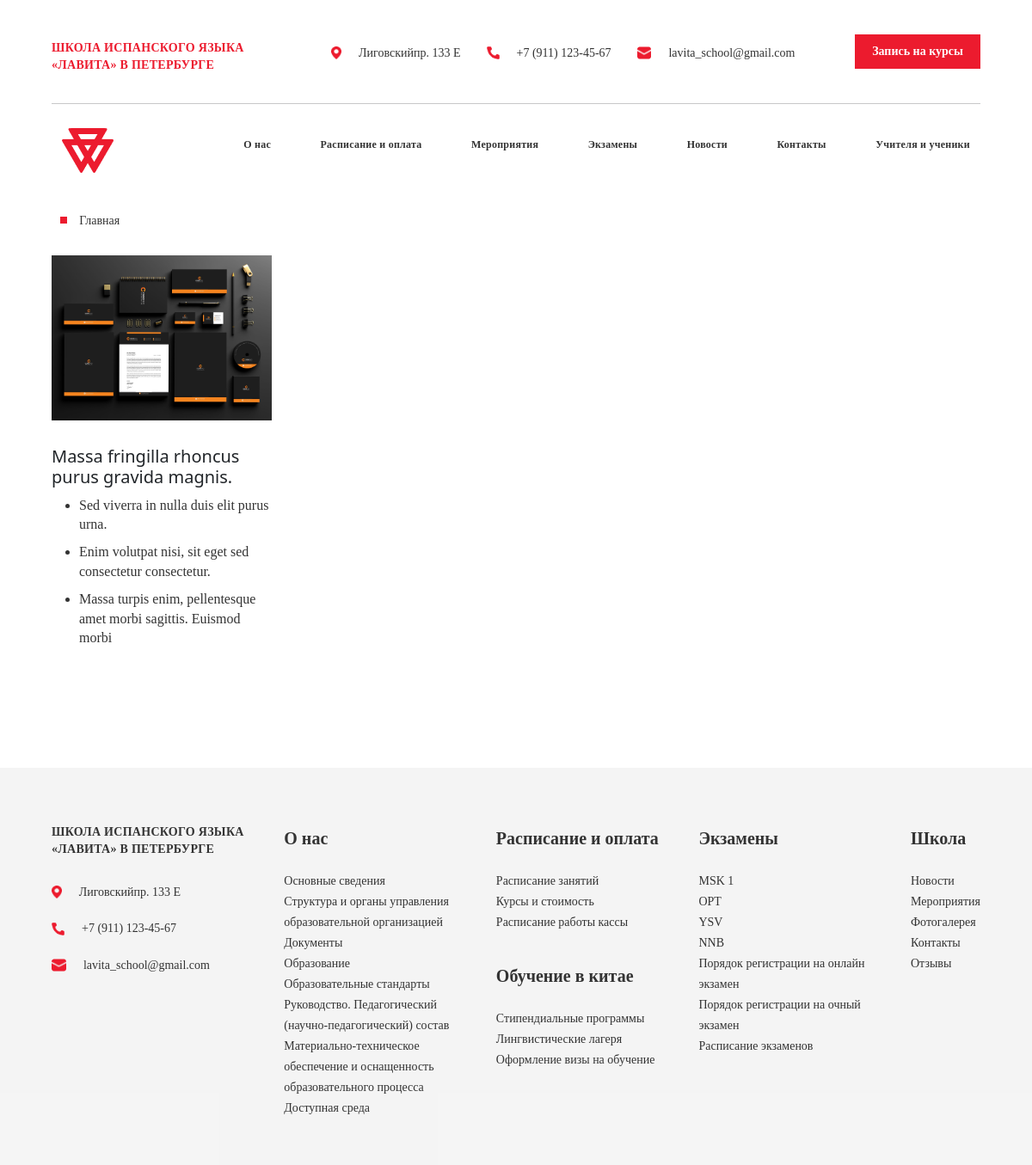
The app's page /exem/1 with its own data.
### schoolapp/models.py (models this page shows, shortened)
class Logo(models.Model):
    logo = models.CharField(max_length=50 , blank=True)
    image = models.ImageField()

class Exam(models.Model):
    title = models.CharField(max_length=150)
    exams_h1 = models.CharField(max_length=100)
    image = models.ImageField()
    exam_li1 = models.CharField(max_length=200 , blank=True)
    exam_li2 = models.CharField(max_length=200 , blank=True)
    exam_li3 = models.CharField(max_length=200 , blank=True)
    description = models.TextField(default=' ')

### schoolapp/views.py (the view)
# urls.py: path('exem/<int:id>' , getIdexamcard , name="exem_card"),
def getIdexamcard(request, id):
    exam = Exam.objects.get(id = id)
    logo = Logo.objects.all()
    context={
        "exam":exam,
        "logo":logo
    }
    return render(request, 'exem_card.html', context)

### templates/exem_card.html (shortened to what this page needs)
{% load static %}
{% include 'header.html' %}
<div class="container_1"><img class="img_a" src="../static/style/IMG/Rectangle 55.png"
    alt=""> <a href="{% url 'index' %}" class="a">Главная </a> </div>
<div class="container_1">
<div class=" exam_card" style="width: 16rem;">
    <img src="{{exam.image.url}}" class="card-img-top" alt="...">
    <div class="card-body">
        <h5 class="card-title exam_h5">{{exam.exams_h1}}</h5>
        <ul style="margin: 0%;" class="exam_ul">
            <li class="exam_ul_li">{{exam.exam_li1}}</li>
            <li class="exam_ul_li">{{exam.exam_li2}}</li>
            <li class="exam_ul_li">{{exam.exam_li3}}</li>
        </ul>
    </div>
</div>
</div>
{% include 'footer.html' %}

### templates/header.html (shortened to what this page needs)
<!DOCTYPE html>
<html lang="en">
<head>
    <link rel="stylesheet" href="../static/style/style.css">
    <link rel="stylesheet" href="../static/style/style_2.css">
    <link href="https://cdn.jsdelivr.net/npm/bootstrap@5.3.3/dist/css/bootstrap.min.css" rel="stylesheet"
>
</head>
<body>
    <header>
        <div class="container_1">
            <nav class="nav1">
                <h1 class="nav1_h1">ШКОЛА ИСПАНСКОГО ЯЗЫКА <br>
                    «ЛАВИТА» В ПЕТЕРБУРГЕ</h1>
                <ul class="nav1_ul">
                    <li class="nav1_ul_li"><a class="nav1_ul_li" href=""><img src="../static/style/IMG/Vector (2).png" alt=""
                                class="nav1_ul_li_img">Лиговскийпр. 133 Е</a></li>
                    <li class="nav1_ul_li"><a class="nav1_ul_li" href=""><img src="../static/style/IMG/Vector (3).png" alt=""
                                class="nav1_ul_li_img">+7 (911) 123-45-67</a></li>
                    <li class="nav1_ul_li"><a class="nav1_ul_li" href=""><img src="../static/style/IMG/Vector (4).png" alt=""
                                class="nav1_ul_li_img">lavita_school@gmail.com</a></li>
                </ul>
                <a href="{% url 'contact' %}">
                  <button class="nav1_button">Запись на курсы</button>
                </a>
            </nav>
            <hr>
            <nav class="navbar navbar-expand-lg ">
                <div class="container-fluid nav2">
                  {% for i in logo %}
                  <div class="nav2_logo"><img src="{{i.image.url}}" alt="" class="nav2_logo_img"></div>
                  {% endfor %}
                  <div class="collapse navbar-collapse" id="navbarNav">
                    <ul class="navbar nav2_ul">
                        <li class="nav-item nav2_ul_li">
                            <a class=" nav2_ul_li_a" aria-current="page" href="{% url 'about' %}">О нас</a>
                          </li>
                          <li class="nav-item nav2_ul_li">
                            <a class=" nav2_ul_li_a" aria-current="page" href="{% url 'services' %}">Расписание и оплата</a>
                          </li>
                          <li class="nav-item nav2_ul_li">
                            <a class=" nav2_ul_li_a" aria-current="page" href="{% url 'evant' %}">Мероприятия</a>
                          </li>
                          <li class="nav-item nav2_ul_li">
                            <a class=" nav2_ul_li_a" aria-current="page" href="{% url 'exam' %}">Экзамены</a>
                          </li>
                          <li class="nav-item nav2_ul_li">
                            <a class=" nav2_ul_li_a" aria-current="page" href="{% url 'news' %}">Новости</a>
                          </li>
                          <li class="nav-item nav2_ul_li">
                            <a class=" nav2_ul_li_a" aria-current="page" href="{% url 'contact' %}">Контакты</a>
                          </li>
                          <li class="nav-item nav2_ul_li">
                            <a class=" nav2_ul_li_a" aria-current="page" href="{% url 'teachers' %}">Учителя и ученики</a>
                          </li>
                    </ul>
                  </div>
                </div>
              </nav>
        </div>
    </header>

### static/style/style.css (style rules this page uses)
* { padding: 0; margin: 0; }
hr { margin: 0px; padding: 0px; }
body { width: 100vw; }
a { text-decoration: none; }
li { list-style-type: none; }
.container_1 { max-width: 1240px; width: 90%; margin-top: 20px; margin: auto; }
.a { font-family: Circe; font-size: 14px; font-weight: 400; line-height: 19.6px; text-align: left; color: #333333; text-decoration: none; }
.img_a { margin-left: 10px; margin-right: 10px; }
header { width: 100%; display: flex; justify-content: center; margin-bottom: 30px; }
.nav1 { display: flex; justify-content: space-between; align-items: center; margin-bottom: 20px; margin-top: 20px; }
.nav1_h1 { color: #EC1B2E; font-family: Circe; font-size: 14px; font-weight: 700; line-height: 19.6px; letter-spacing: 0.02em; text-align: left; }
.nav1_ul { display: flex; justify-content: space-between; align-items: center; column-gap: 30px; }
.nav1_ul_li { list-style-type: none; text-decoration: none; color: #333333; font-family: Circe; font-size: 14px; font-weight: 400; line-height: 19.6px; text-align: left; display: flex; column-gap: 20px; align-items: center; }
.nav1_ul_li_img { height: 15px; }
.nav1_button { font-family: Circe; font-size: 14px; font-weight: 700; line-height: 19.6px; text-align: left; color: #FFFFFF; background: #EC1B2E; padding: 10px 20px 10px 20px; margin-bottom: 20px; border: none; }
.nav2 { display: flex; justify-content: space-between; align-items: center; width: 100%; }
.nav2_logo { width: 20%; }
.nav2_ul { width: 100%; display: flex; justify-content: space-between; align-items: center; text-align: left; column-gap: 10px; }
.nav2_ul_li_a { font-family: Circe; text-decoration: none; font-size: 12px; font-weight: 700; line-height: 19.6px; letter-spacing: 0.02em; text-align: left; color: #333333; margin-left: 0; padding-left: 0%; }
.exam_card { margin-top: 30px; }
.exam_h5 { margin-top: 30px; }
.exam_ul { margin-top: 15px; }
.exam_ul_li { list-style-type: disc; font-family: Circe; font-size: 16px; font-weight: 400; line-height: 22.4px; text-align: left; color: #333333; margin: 10px 0px; }

### static/style/style_2.css (style rules this page uses)
* { padding: 0; margin: 0; }
hr { margin: 0px; padding: 0px; }
body { width: 100vw; }
a { text-decoration: none; }
li { list-style-type: none; }
.container_1 { max-width: 1240px; width: 90%; margin-top: 20px; }
.a { font-family: Circe; font-size: 14px; font-weight: 400; line-height: 19.6px; text-align: left; color: #333333; text-decoration: none; }
.img_a { margin-left: 10px; margin-right: 10px; }
header { width: 100%; display: flex; justify-content: center; margin-bottom: 30px; }
.nav1 { display: flex; justify-content: space-between; align-items: center; margin-bottom: 20px; margin-top: 20px; }
.nav1_h1 { color: #EC1B2E; font-family: Circe; font-size: 14px; font-weight: 700; line-height: 19.6px; letter-spacing: 0.02em; text-align: left; }
.nav1_ul { display: flex; justify-content: space-between; align-items: center; column-gap: 30px; }
.nav1_ul_li { list-style-type: none; text-decoration: none; color: #333333; font-family: Circe; font-size: 14px; font-weight: 400; line-height: 19.6px; text-align: left; display: flex; column-gap: 20px; align-items: center; }
.nav1_ul_li_img { height: 15px; }
.nav1_button { font-family: Circe; font-size: 14px; font-weight: 700; line-height: 19.6px; text-align: left; color: #FFFFFF; background: #EC1B2E; padding: 10px 20px 10px 20px; margin-bottom: 20px; border: none; }
.nav2 { display: flex; justify-content: space-between; align-items: center; width: 100%; }
.nav2_logo { width: 20%; }
.nav2_ul { width: 100%; display: flex; justify-content: space-between; align-items: center; text-align: left; column-gap: 10px; }
.nav2_ul_li_a { font-family: Circe; text-decoration: none; font-size: 12px; font-weight: 700; line-height: 19.6px; letter-spacing: 0.02em; text-align: left; color: #333333; margin-left: 0; padding-left: 0%; }
.exam_card { margin-top: 30px; }
.exam_h5 { margin-top: 30px; }
.exam_ul { margin-top: 15px; }
.exam_ul_li { list-style-type: disc; font-family: Circe; font-size: 16px; font-weight: 400; line-height: 22.4px; text-align: left; color: #333333; margin: 10px 0px; }

### records on screen
Logo: image (picture)
Exam: image (picture), exams_h1 "Massa fringilla rhoncus purus gravida magnis.", exam_li1 "Sed viverra in nulla duis elit purus urna.", exam_li2 "Enim volutpat nisi, sit eget sed consectetur consectetur.", exam_li3 "Massa turpis enim, pellentesque amet morbi sagittis. Euismod morbi"
